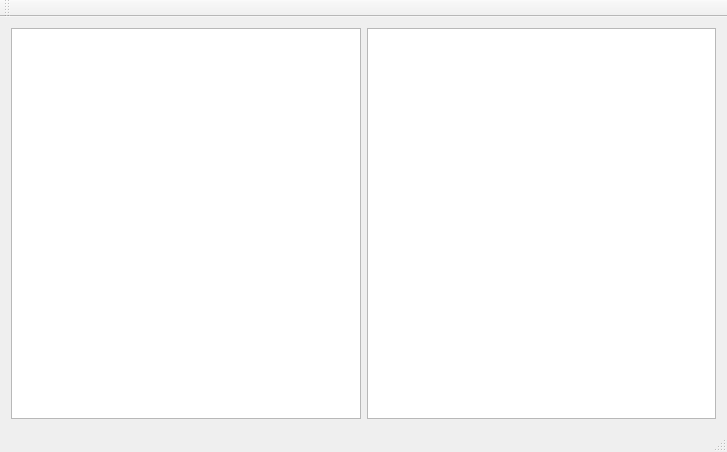
<?xml version="1.0" encoding="UTF-8"?>
<ui version="4.0">
 <class>MeshSubdivision_DebugClass</class>
 <widget class="QMainWindow" name="MeshSubdivision_DebugClass">
  <property name="geometry">
   <rect>
    <x>0</x>
    <y>0</y>
    <width>727</width>
    <height>452</height>
   </rect>
  </property>
  <property name="windowTitle">
   <string>MeshSubdivision_Debug</string>
  </property>
  <widget class="QWidget" name="centralWidget">
   <layout class="QGridLayout" name="gridLayout">
    <item row="0" column="1">
     <layout class="QGridLayout" name="gridLayout_r">
      <item row="0" column="0">
       <widget class="QTextEdit" name="textEdit_r"/>
      </item>
     </layout>
    </item>
    <item row="0" column="0">
     <layout class="QGridLayout" name="gridLayout_l">
      <item row="0" column="0">
       <widget class="QTextEdit" name="textEdit_l"/>
      </item>
     </layout>
    </item>
   </layout>
  </widget>
  <widget class="QMenuBar" name="menuBar">
   <property name="geometry">
    <rect>
     <x>0</x>
     <y>0</y>
     <width>727</width>
     <height>23</height>
    </rect>
   </property>
  </widget>
  <widget class="QToolBar" name="mainToolBar">
   <attribute name="toolBarArea">
    <enum>TopToolBarArea</enum>
   </attribute>
   <attribute name="toolBarBreak">
    <bool>false</bool>
   </attribute>
  </widget>
  <widget class="QStatusBar" name="statusBar"/>
 </widget>
 <layoutdefault spacing="6" margin="11"/>
 <resources>
  <include location="MeshSubdivision_Debug.qrc"/>
 </resources>
 <connections/>
</ui>
